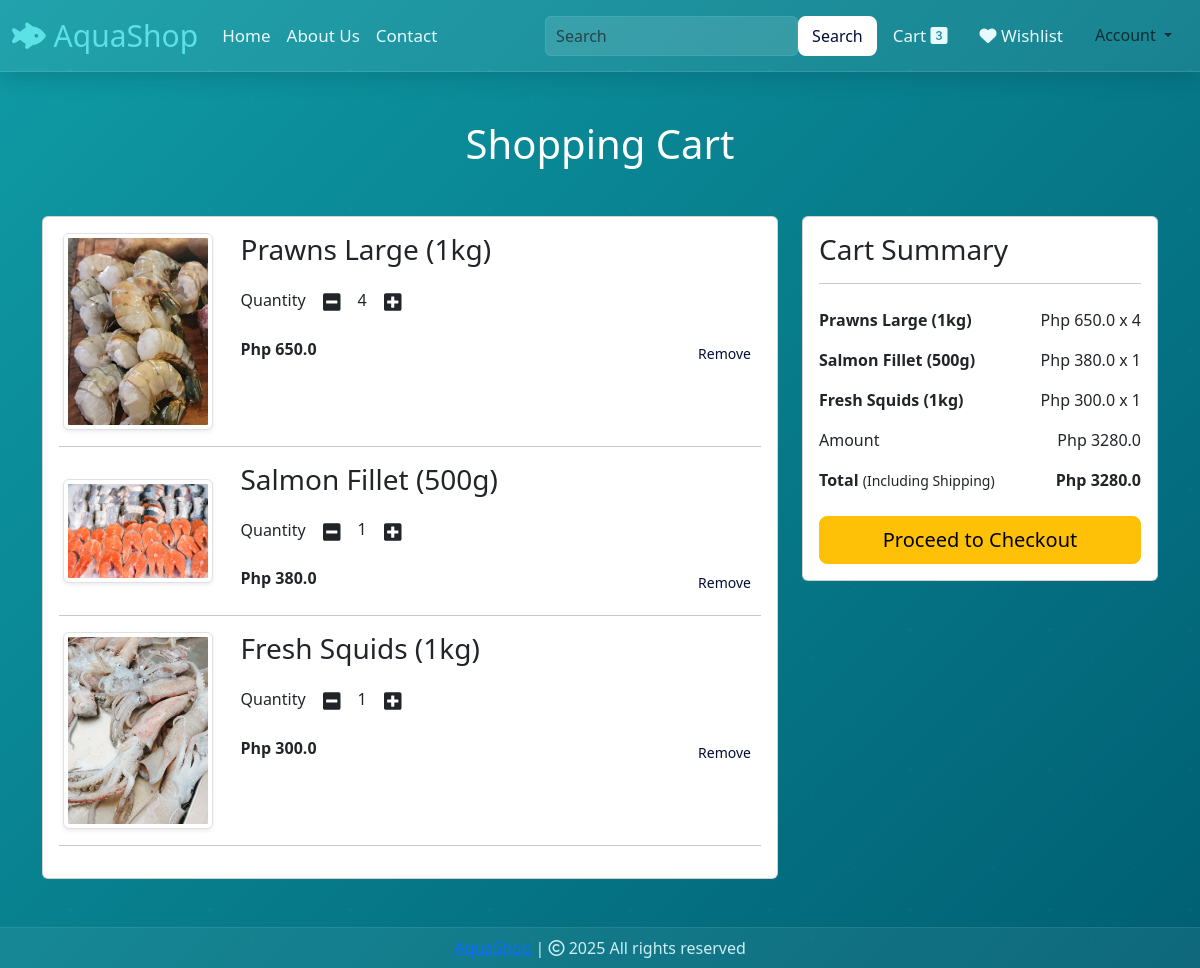
Page /cart (signed in) on the committed database.
### website/models.py (models this page shows, shortened)
class Cart(db.Model):
    id = db.Column(db.Integer, primary_key=True)
    quantity = db.Column(db.Integer, nullable=False)
    customer_link = db.Column(db.Integer, db.ForeignKey('customer.id'), nullable=False)
    product_link = db.Column(db.Integer, db.ForeignKey('product.id'), nullable=False)

class Product(db.Model):
    id = db.Column(db.Integer, primary_key=True)
    product_name = db.Column(db.String(100), nullable=False)
    current_price = db.Column(db.Float, nullable=False)
    previous_price = db.Column(db.Float, nullable=False)
    in_stock = db.Column(db.Integer, nullable=False)
    product_picture = db.Column(db.String(1000), nullable=False)
    flash_sale = db.Column(db.Boolean, default=False)
    date_added = db.Column(db.DateTime, default=datetime.utcnow)
    carts = db.relationship('Cart', backref='product', lazy=True)
    items = db.relationship('OrderItem', backref='product_info', lazy=True)

### website/views.py (the view)
@views.route("/cart")
@login_required
def cart():
    cart_items = Cart.query.filter_by(customer_link=current_user.id).all()
    amount = sum(item.quantity * item.product.current_price for item in cart_items)
    total = amount
    return render_template(
        "cart.html",
        cart=cart_items,
        amount=amount,
        total=total
    )

### website/__init__.py (called while the page is built)
def create_app():
    app = Flask(__name__)
    app.config['SECRET_KEY'] = 'hbnwdvbn ajnbsjn ahe'
    app.config['SQLALCHEMY_DATABASE_URI'] = f'sqlite:///{DB_NAME}'
    db.init_app(app)
    @app.errorhandler(404)
    def page_not_found(error):
        return render_template('404.html')
    login_manager = LoginManager()
    login_manager.init_app(app)
    login_manager.login_view = 'auth.login'
    @login_manager.user_loader
    def load_user(id):
        return Customer.query.get(int(id))
    from .views import views
    from .auth import auth
    from .admin import admin
    from .models import Customer, Cart, Product, Order
    app.register_blueprint(views, url_prefix='/') # localhost:5000/about-us
    app.register_blueprint(auth, url_prefix='/') # localhost:5000/auth/change-password
    app.register_blueprint(admin, url_prefix='/')
    return app

### website/templates/cart.html (shortened to what this page needs)
{% extends 'base.html' %}
{% block body %}
<div class="container my-5">
    <div class="row">
        {% if cart %}
        <h1 class="text-center mb-5" style="color: white;">Shopping Cart</h1>
        <div class="col-sm-8">
            <div class="card">
                <div class="card-body">
                    {% for item in cart %}
                    <div class="row mb-3" id="cart-item-{{ item.id }}">
                        <div class="col-sm-3 text-center align-self-center">
                            <img src="{{ item.product.product_picture }}"
                                 class="img-fluid img-thumbnail shadow-sm"
                                 height="150px" width="150px">
                        </div>
                        <div class="col-sm-9">
                            <h3>{{ item.product.product_name }}</h3>
                            <div class="my-3">
                                <label>Quantity</label>
                                <a class="minus-cart btn" pid="{{ item.id }}">
                                    <i class="fas fa-minus-square fa-lg"></i>
                                </a>
                                <span id="quantity{{ item.id }}">{{ item.quantity }}</span>
                                <a class="plus-cart btn" pid="{{ item.id }}">
                                    <i class="fas fa-plus-square fa-lg"></i>
                                </a>
                            </div>
                            <div class="d-flex justify-content-between">
                                <p class="mb-0">
                                    <strong>Php {{ item.product.current_price }}</strong>
                                </p>
                                <a href="{{ url_for('views.remove_from_cart', item_id=item.id) }}"
                                   class="btn btn-sm btn-danger">
                                    Remove
                                </a>
                            </div>
                        </div>
                    </div>
                    <hr>
                    {% endfor %}
                </div>
            </div>
        </div>
        <div class="col-sm-4">
            <div class="card">
                <div class="card-body">
                    <h3>Cart Summary</h3>
                    <hr>
                    <ul class="list-group">
                        {% for item in cart %}
                        <li class="list-group-item d-flex justify-content-between border-0 px-0">
                            <strong>{{ item.product.product_name }}</strong>
                            <span>
                                Php {{ item.product.current_price }}
                                <span id="summary-qty-{{ item.id }}">x {{ item.quantity }}</span>
                            </span>
                        </li>
                        {% endfor %}
                        <li class="list-group-item d-flex justify-content-between border-0 px-0">
                            Amount
                            <span id="amount">Php {{ amount }}</span>
                        </li>
                        <li class="list-group-item d-flex justify-content-between border-0 px-0 mb-3">
                            <div>
                                <strong>Total</strong>
                                <small>(Including Shipping)</small>
                            </div>
                            <span id="total"><strong>Php {{ total }}</strong></span>
                        </li>
                    </ul>
                    <div class="d-grid">
                        <a href="{{ url_for('views.checkout') }}" class="btn btn-warning btn-lg">
                           Proceed to Checkout
                        </a>
                    </div>
                </div>
            </div>
        </div>
        {% else %}
        <h1 class="text-center mb-5" style="color: white;">Your Cart is Empty</h1>
        {% endif %}
    </div>
</div>
{% endblock %}

### website/static/css/style.css (style rules this page uses)
.marine-bg { background: linear-gradient(135deg, #0f9ba5, #005f73); background-attachment: fixed; background-size: cover; min-height: 100vh; color: #eafcff; -webkit-font-smoothing: antialiased; -moz-osx-font-smoothing: grayscale; font-family: "Segoe UI", Tahoma, Geneva, Verdana, sans-serif; }
.marine-bg::before { content: ""; position: fixed; inset: 0; background-image: radial-gradient(circle at 10% 20%, rgba(255,255,255,0.03) 1px, transparent 1px), radial-gradient(circle at 80% 70%, rgba(255,255,255,0.03) 1.5px, transparent 1px), radial-gradient(circle at 50% 50%, rgba(255,255,255,0.03) 2px, transparent 1px); background-size: 140px 140px; pointer-events: none; z-index: 0; mix-blend-mode: overlay; }
.container, .navbar, footer, .list-group { position: relative; z-index: 5; }
.d-flex .btn { background: rgb(255, 255, 255); border: 2px solid rgb(255, 255, 255); border-radius: 8px; color: #020e36; }

### rows in the picture
Cart: product.product_picture (picture), product.product_name "Prawns Large (1kg)", quantity "4", product.current_price "650.0"
Cart: product.product_picture (picture), product.product_name "Salmon Fillet (500g)", quantity "1", product.current_price "380.0"
Cart: product.product_picture (picture), product.product_name "Fresh Squids (1kg)", quantity "1", product.current_price "300.0"

### other values in the picture
{{ amount }} "3280.0"
{{ total }} "3280.0"
